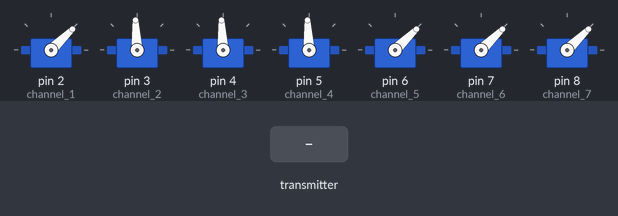
This sketch was run on a simulated Arduino Uno, built with avr-gcc and run on an emulated ATmega328P. Parts: 7 × servo. The inputs (shaded band) are chosen by the test bench. No radio packets arrive unless stated.

Above: at 1.2 s.
1.3 s: the transmitter starts sending ch1 = 64
At 2.5 s:
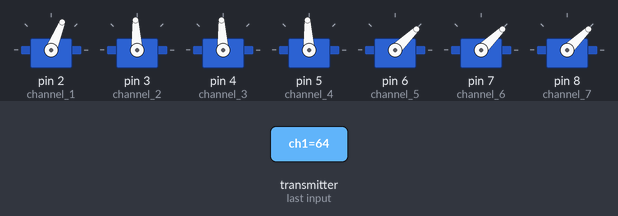
2.8 s: the transmitter starts sending ch2 = 0
At 3.6 s:
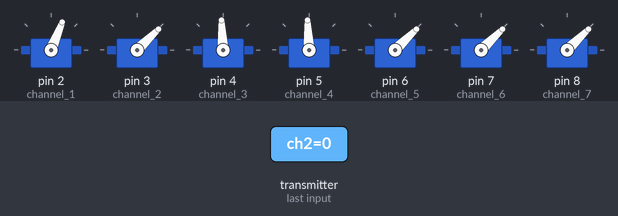
4.3 s: the transmitter starts sending ch3 = 0
At 4.7 s:
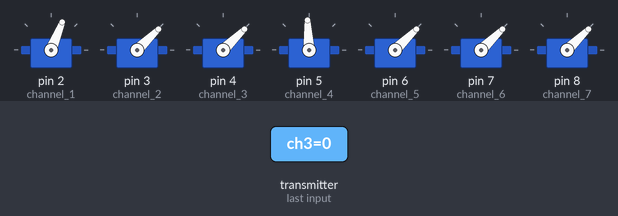
5.8 s: the transmitter starts sending ch4 = 0
At 7.0 s:
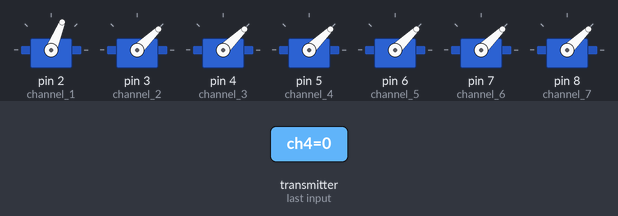
7.3 s: the transmitter starts sending ch5 = 64
At 8.2 s:
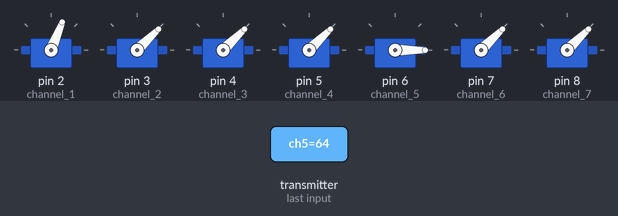
8.8 s: the transmitter starts sending ch6 = 64
At 9.3 s:
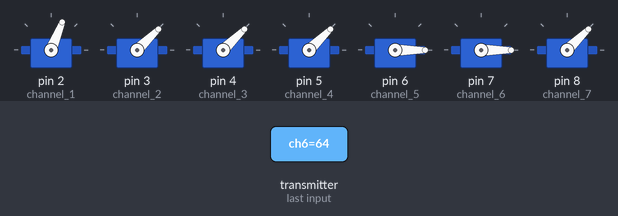
Timing chart, 0 to 11.3 s (numbered marks = the images above; inputs shaded):
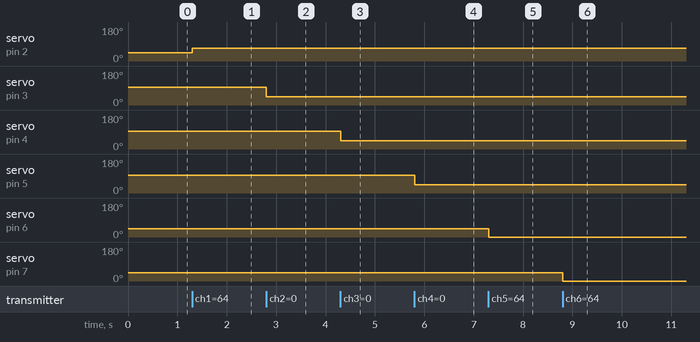

Measured:
- after the input at 1.3 s, servo on pin 2 (channel_1): 44° → 68° at once
- after the input at 2.8 s, servo on pin 3 (channel_2): 93° → 44° at once
- after the input at 4.3 s, servo on pin 4 (channel_3): 93° → 44° at once
- after the input at 5.8 s, servo on pin 5 (channel_4): 93° → 44° at once
- after the input at 7.3 s, servo on pin 6 (channel_5): 44° → 0° at once
- after the input at 8.8 s, servo on pin 7 (channel_6): 44° → 0° at once

The sketch:

rx.ino
```cpp
/*
    Module // Arduino UNO,NANO

    GND    ->   GND
    Vcc    ->   3.3V
    CE     ->   D9
    CSN    ->   D10
    CLK    ->   D13
    MOSI   ->   D11
    MISO   ->   D12
*/


#include <SPI.h>
#include <nRF24L01.h>
#include <RF24.h>
#include <Servo.h>  //To create PWM signals we need this library

const uint64_t pipeIn = 0xE8E8F0F0E1LL;     //Remember that this code is the same as in the transmitter
RF24 radio(9, 10);  //CSN and CE pins

// The sizeof this struct should not exceed 32 bytes
struct Received_data {
  byte ch1;
  byte ch2;
  byte ch3;
  byte ch4;
  byte ch5;
  byte ch6;
  byte ch7;
};

Received_data received_data;

Servo channel_1;
Servo channel_2;
Servo channel_3;
Servo channel_4;
Servo channel_5;
Servo channel_6;
Servo channel_7;

int ch1_value = 0;
int ch2_value = 0;
int ch3_value = 0;
int ch4_value = 0;
int ch5_value = 0;
int ch6_value = 0;
int ch7_value = 0;

void reset_the_Data()
{
  // 'safe' values to use when NO radio input is detected
  received_data.ch1 = 0;      //Throttle (channel 1) to 0
  received_data.ch2 = 127;
  received_data.ch3 = 127;
  received_data.ch4 = 127;
  received_data.ch5 = 0;
  received_data.ch6 = 0;
  received_data.ch7 = 0;
}


/**************************************************/

void setup()
{
  //Attach the servo signal on pins from D2 to D8
  channel_1.attach(2);
  channel_2.attach(3);
  channel_3.attach(4);
  channel_4.attach(5);
  channel_5.attach(6);
  channel_6.attach(7);
  channel_7.attach(8);

  //We reset the received values
  reset_the_Data();

  //Once again, begin and radio configuration
  radio.begin();
  radio.setAutoAck(false);
  radio.setDataRate(RF24_250KBPS);
  radio.openReadingPipe(1,pipeIn);

  //We start the radio comunication
  radio.startListening();

}

/**************************************************/

unsigned long lastRecvTime = 0;

//We create the function that will read the data each certain time
void receive_the_data()
{
  while ( radio.available() ) {
  radio.read(&received_data, sizeof(Received_data));
  lastRecvTime = millis(); //Here we receive the data
}
}

/**************************************************/

void loop()
{
  //Receive the radio data
  receive_the_data();

//////////This small if will reset the data if signal is lost for 1 sec.
/////////////////////////////////////////////////////////////////////
  unsigned long now = millis();
  if ( now - lastRecvTime > 1000 ) {
    // signal lost?
    reset_the_Data();
    //Go up and change the initial values if you want depending on
    //your aplications. Put 0 for throttle in case of drones so it won't
    //fly away
  }


  ch1_value = map(received_data.ch1,0,255,1000,2000);
  ch2_value = map(received_data.ch2,0,255,1000,2000);
  ch3_value = map(received_data.ch3,0,255,1000,2000);
  ch4_value = map(received_data.ch4,0,255,1000,2000);
  ch5_value = map(received_data.ch5,0,1,1000,2000);
  ch6_value = map(received_data.ch6,0,1,1000,2000);
  ch7_value = map(received_data.ch7,0,255,1000,2000);

  //Creathe the PWM signals
  channel_1.writeMicroseconds(ch1_value);
  channel_2.writeMicroseconds(ch2_value);
  channel_3.writeMicroseconds(ch3_value);
  channel_4.writeMicroseconds(ch4_value);
  channel_5.writeMicroseconds(ch5_value);
  channel_6.writeMicroseconds(ch6_value);
  channel_7.writeMicroseconds(ch7_value);


}//Loop end
```
